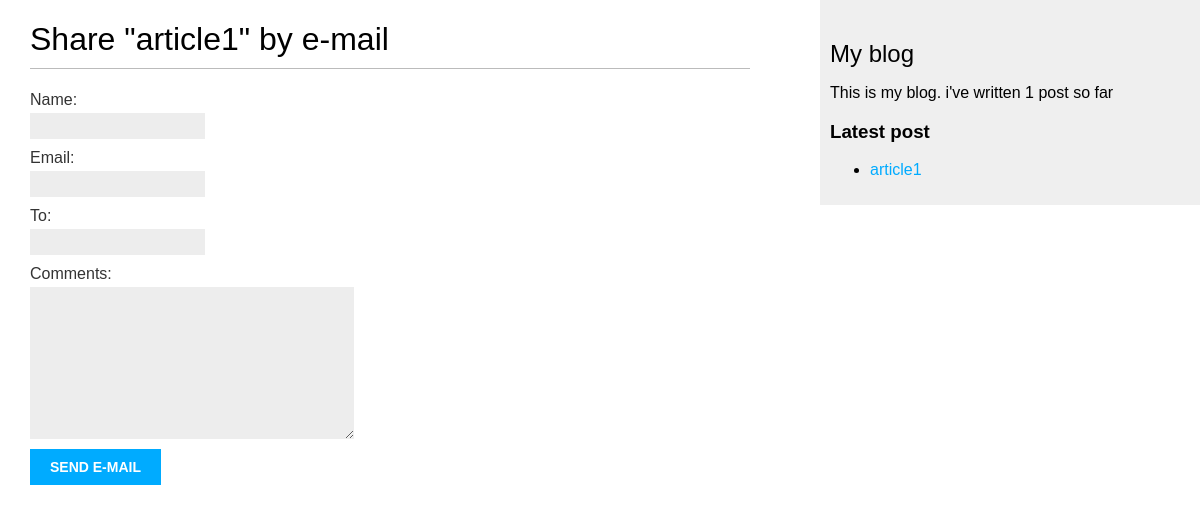
Page /blog/1/share/ on the earlier database version.
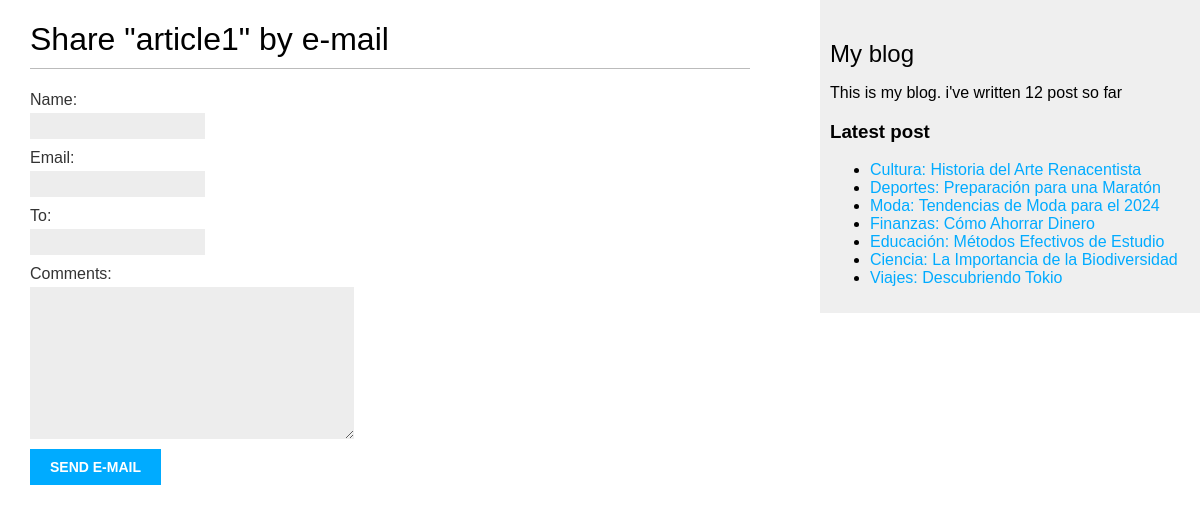
Same page on the later database version.
### blog/models.py (models this page shows, shortened)
class Post(models.Model):
    class Status(models.TextChoices):
        DRAF = 'DF','Draft'
        PUBLISHED = 'PB', 'Published'
    title = models.CharField(max_length=250)
    slug = models.SlugField(max_length=250, unique_for_date='publish')
    author = models.ForeignKey(User,
                               on_delete=models.CASCADE,
                               related_name='blog_posts')
    body = models.TextField()
    publish = models.DateTimeField(default=timezone.now)
    created = models.DateTimeField(auto_now_add=True)
    updated = models.DateTimeField(auto_now=True)
    status = models.CharField(max_length=2,
                              choices=Status.choices,
                              default=Status.DRAF)
    tag = TaggableManager()
    objects = models.Manager() # The default manager.
    published = PublishedManager() # Our custom manager.
    class Meta:
        ordering = ['-publish']
        indexes = [
            models.Index(fields=['-publish']),
        ]
    def get_absolute_url(self):
        return reverse('blog:post_detail', args=[self.publish.year,
                                                 self.publish.month,
                                                 self.publish.day,
                                                 self.slug])

### blog/views.py (the view)
# urls.py: path('<int:post_id>/share/', views.post_share, name='post_share'),
def post_share(request, post_id):
    post = get_object_or_404(Post, id=post_id, status=Post.Status.PUBLISHED)
    sent = False
    if request.method == 'POST':
        form = EmailPostForm(request.POST)
        if form.is_valid():
            cd = form.cleaned_data
            post_url = request.build_absolute_uri(post.get_absolute_url())
            subject = '{} ({}) recommends you reading "{}"'.format(cd['name'], cd['email'], post.title)
            message = 'Read "{}" at {}\n\n{}\'s comments: {}'.format(post.title, post_url, cd['name'], cd['comments'])
            send_mail(subject, message, 'ingenierocivil.jmm@outlook.com',[cd['to'],'jesusmanuelv1989@gmail.com'])
            sent = True
    else:
        form = EmailPostForm()
    return render(request, 'blog/post/share.html', {'post': post,'form': form,'sent': sent})

### blog/forms.py
class EmailPostForm(forms.Form):
    name = forms.CharField(max_length=25)
    email = forms.EmailField()
    to = forms.EmailField()
    comments = forms.CharField(required=False, widget=forms.Textarea)

### blog/models.py (called while the page is built)
    def get_queryset(self):
        return super().get_queryset()\
            .filter(status=Post.Status.PUBLISHED)

### blog/templatetags/blog_tags.py (called while the page is built)
@register.simple_tag
def total_post():
    return Post.published.count()

@register.inclusion_tag('blog/post/latest_post.html')
def show_latest_post(count=5):
    latest_post = Post.published.order_by('-publish')[:count]
    return {'latest_post': latest_post}

### blog/templates/blog/post/share.html (shortened to what this page needs)
{% extends "blog/base.html" %}
{% block content %}
{% if sent %}
<h1>E-mail successfully sent</h1>
<p>
    "{{ post.title }}" was successfully sent to {{ cd.to }}.
</p>
{% else %}
<h1>Share "{{ post.title }}" by e-mail</h1>
<form action="." method="post">
    {{ form.as_p }}
    <input type="submit" value="Send e-mail">
</form>
{% endif %}
{% endblock %}

### blog/templates/blog/base.html (shortened to what this page needs)
{% load static %}
{% load blog_tags %}
<!DOCTYPE html>
<html>
<head>
 <link href="{% static "css/blog.css" %}" rel="stylesheet">
</head>
<body>
 <div id="content">
 {% block content %}
 {% endblock %}
 </div>
 <div id="sidebar">
 <h2>My blog</h2>
 <p>
    This is my blog.
    i've written {% total_post %} post so far
</p>
<h3>Latest post</h3>
{% show_latest_post 7 %}
 </div>
</body>
</html>

### blog/templates/blog/post/latest_post.html
<ul>
    {% for post in latest_post %}
    <li>
        <a href="{{ post.get_absolute_url }}">{{post.title}}</a>
    </li>
    {% endfor %}
</ul>

### blog/static/css/blog.css (style rules this page uses)
body { margin:0; padding:0; font-family:helvetica, sans-serif; }
a { color:#00abff; text-decoration:none; }
h1 { font-weight:normal; border-bottom:1px solid #bbb; padding:0 0 10px 0; }
h2 { font-weight:normal; margin:30px 0 0; }
#content { float:left; width:60%; padding:0 0 0 30px; }
#sidebar { float:right; width:30%; padding:10px; background:#efefef; height:100%; }
label { float:left; clear:both; color:#333; margin-bottom:4px; }
input, textarea { clear:both; float:left; margin:0 0 10px; background:#ededed; border:0; padding:6px 10px; font-size:12px; }
input[type=submit] { font-weight:bold; background:#00abff; color:#fff; padding:10px 20px; font-size:14px; text-transform:uppercase; }

Differences in the rows shown:
no longer on one of the page's lists (row unchanged): Post: title "article1"
added Post: title "Cultura: Historia del Arte Renacentista"
added Post: title "Deportes: Preparación para una Maratón"
added Post: title "Moda: Tendencias de Moda para el 2024"
added Post: title "Finanzas: Cómo Ahorrar Dinero"
added Post: title "Educación: Métodos Efectivos de Estudio"
added Post: title "Ciencia: La Importancia de la Biodiversidad"
added Post: title "Viajes: Descubriendo Tokio"
Other differences:
text no longer shown: "1"
text now shown: "12"
